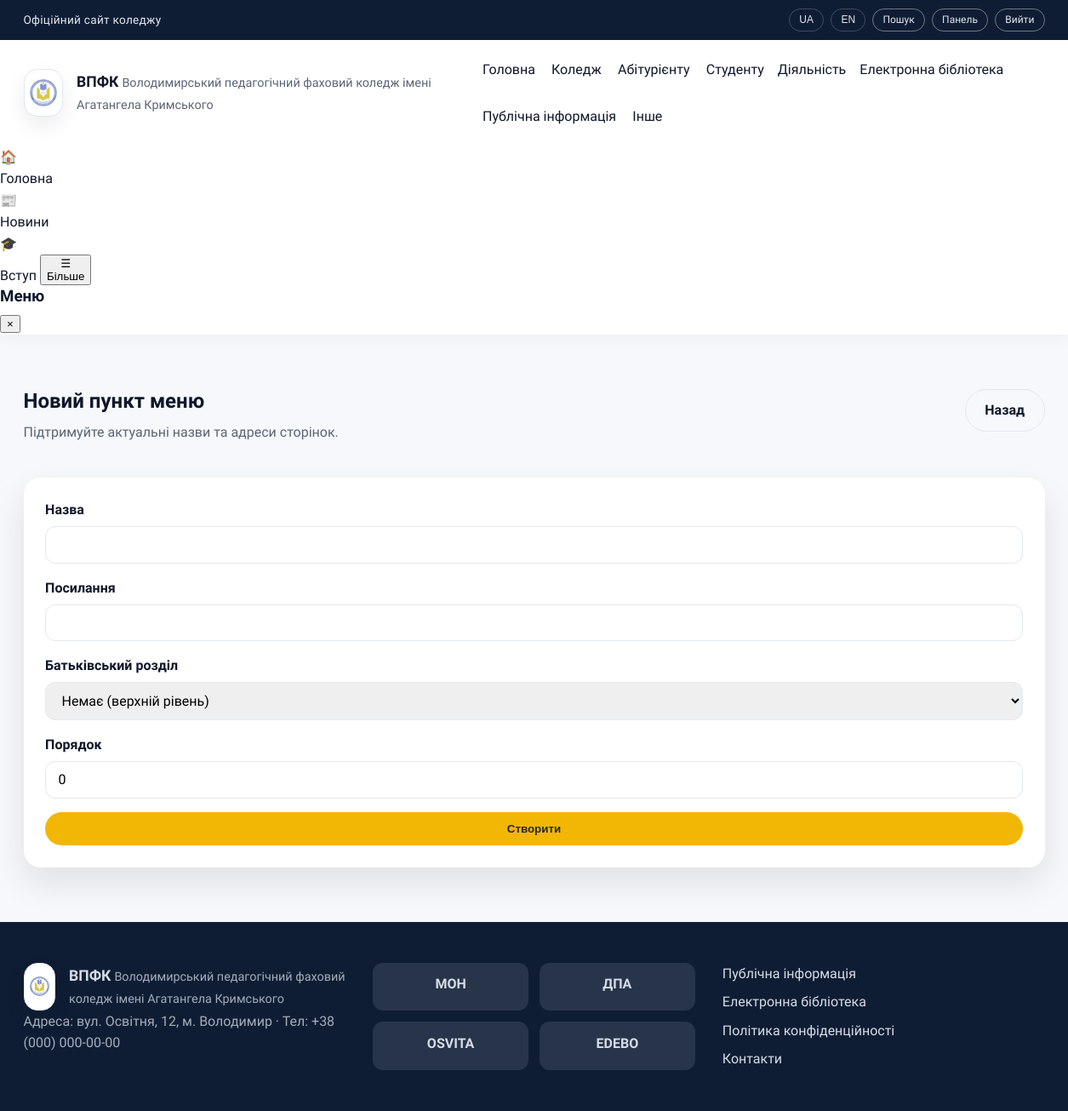
Screenshot of /admin/menu/new (signed in) with the database file from the repository.
### tables this page shows
CREATE TABLE menu_items (
          id INTEGER PRIMARY KEY AUTOINCREMENT,
          parent_id INTEGER,
          title TEXT NOT NULL,
          url TEXT NOT NULL,
          sort_order INTEGER NOT NULL DEFAULT 0,
          FOREIGN KEY(parent_id) REFERENCES menu_items(id)
        );

### app.py (the view, shortened to what this page needs)
@app.route("/admin/menu/new", methods=["GET", "POST"])
@role_required("owner", "admin", "editor")
def admin_menu_new():
    parents = get_menu_flat()
    return render_template("admin/menu_form.html", item=None, parents=parents, active_title="")

### app.py (called while the page is built)
def get_db() -> sqlite3.Connection:
    if "db" not in g:
        conn = sqlite3.connect(DB_PATH)
        conn.row_factory = sqlite3.Row
        g.db = conn
    return g.db

def query_db(query: str, args: tuple = (), one: bool = False):
    db = get_db()
    cursor = db.execute(query, args)
    rows = cursor.fetchall()
    cursor.close()
    if one:
        return rows[0] if rows else None
    return rows

def build_menu_tree(rows: List[sqlite3.Row]) -> List[dict]:
    items: Dict[int, dict] = {}
    roots: List[dict] = []
    for row in rows:
        items[row["id"]] = {
            "id": row["id"],
            "parent_id": row["parent_id"],
            "title": row["title"],
            "url": row["url"],
            "sort_order": row["sort_order"],
            "children": [],
        }
    for item in items.values():
        parent_id = item["parent_id"]
        if parent_id and parent_id in items:
            items[parent_id]["children"].append(item)
        else:
            roots.append(item)
    def sort_items(nodes: List[dict]) -> List[dict]:
        nodes.sort(key=lambda n: (n["sort_order"], n["title"]))
        for node in nodes:
            node["children"] = sort_items(node["children"])
        return nodes
    return sort_items(roots)

def get_menu_tree() -> List[dict]:
    rows = query_db("SELECT * FROM menu_items ORDER BY sort_order, title")
    return build_menu_tree(rows)

def get_menu_flat() -> List[dict]:
    tree = get_menu_tree()
    flat: List[dict] = []
    def walk(nodes: List[dict], level: int = 0) -> None:
        for node in nodes:
            flat.append({**node, "level": level})
            walk(node["children"], level + 1)
    walk(tree)
    return flat

@app.context_processor
def inject_globals():
    return {
        "menu_items": get_menu_tree(),
        "current_user": g.get("user"),
    }

@app.before_request
def load_user():
    g.user = None
    user_id = session.get("user_id")
    if user_id:
        user = query_db("SELECT * FROM users WHERE id = ?", (user_id,), one=True)
        if user:
            g.user = user

def role_required(*roles):
    def decorator(view):
        @wraps(view)
        def wrapped(*args, **kwargs):
            if g.user is None:
                return redirect(url_for("login"))
            if g.user["role"] not in roles:
                abort(403)
            return view(*args, **kwargs)
        return wrapped
    return decorator

### templates/admin/menu_form.html (shortened to what this page needs)
{% extends "layout.html" %}
{% block content %}
  <section class="section">
    <div class="container admin-shell">
      <div class="admin-header">
        <div>
          <h1>{{ 'Редагувати пункт меню' if item else 'Новий пункт меню' }}</h1>
          <p>Підтримуйте актуальні назви та адреси сторінок.</p>
        </div>
        <a class="btn outline" href="{{ url_for('admin_menu') }}">Назад</a>
      </div>
      <div class="admin-card">
        <form method="post" class="form-grid">
          <label class="form-field">
            Назва
            <input class="input" name="title" type="text" value="{{ item.title if item else '' }}" required />
          </label>
          <label class="form-field">
            Посилання
            <input class="input" name="url" type="text" value="{{ item.url if item else '' }}" />
          </label>
          <label class="form-field">
            Батьківський розділ
            <select class="select" name="parent_id">
              <option value="">Немає (верхній рівень)</option>
            </select>
          </label>
          <label class="form-field">
            Порядок
            <input
              class="input"
              name="sort_order"
              type="number"
              value="{{ item.sort_order if item else 0 }}"
            />
          </label>
          <button class="btn primary" type="submit">{{ 'Зберегти' if item else 'Створити' }}</button>
        </form>
      </div>
    </div>
  </section>
{% endblock %}

### templates/_menu.html (shortened to what this page needs)
{% macro render_menu(items, active_title=None, level=0) %}
  {% for item in items %}
    {% set active_class = "nav-highlight" if item.title == active_title else "" %}
    {% if item.children %}
      <div class="nav-item has-submenu submenu-level-{{ level }}">
        <span class="nav-title {{ active_class }}">{{ item.title }}</span>
      </div>
    {% else %}
      <a href="{{ item.url or '#' }}" class="{{ active_class }}">{{ item.title }}</a>
    {% endif %}
  {% endfor %}
{% endmacro %}

### static/css/styles.css (style rules this page uses)
:root { color-scheme: light; --bg: #f6f8fb; --surface: #ffffff; --surface-2: #eef2f8; --text: #0f172a; --muted: #5b6475; --primary: #0b4f9a; --primary-700: #083b73; --secondary: #0e7c66; --accent: #f2b705; --border: #e2e8f0; --shadow: 0 18px 40px rgba(15, 23, 42, 0.1); --radius-lg: 20px; --radius-md: 14px; --radius-sm: 10px; --container: 1200px; }
*, *::before, *::after { box-sizing: border-box; }
body { margin: 0; font-family: "Source Sans 3", "Inter", "Roboto", "Segoe UI", sans-serif; font-size: 16px; line-height: 1.6; color: var(--text); background: var(--bg); }
a { color: inherit; text-decoration: none; }
h1, h2, h3 { margin: 0 0 0.4em; line-height: 1.2; }
p { margin: 0 0 1rem; color: var(--muted); }
.container { width: min(100% - 2.5rem, var(--container)); margin: 0 auto; }
.section { padding: 4rem 0; }
.site-nav a { padding: 0.4rem 0.2rem; color: var(--text); position: relative; }
.site-nav a::after { content: ""; position: absolute; left: 0; bottom: -0.2rem; width: 0%; height: 2px; background: var(--primary); transition: width 0.3s ease; }
.nav-item { position: relative; display: inline-flex; align-items: center; gap: 0.35rem; }
.nav-title { display: inline-block; cursor: default; user-select: none; }
.btn { display: inline-flex; align-items: center; justify-content: center; padding: 0.7rem 1.4rem; border-radius: 999px; border: 1px solid transparent; font-weight: 600; cursor: pointer; transition: transform 0.2s ease, box-shadow 0.2s ease; }
.btn.primary { background: var(--accent); color: #1f2937; }
.btn.outline { background: transparent; border-color: var(--border); color: var(--text); }
.admin-shell { display: grid; gap: 1.5rem; }
.admin-header { display: flex; flex-wrap: wrap; align-items: flex-start; justify-content: space-between; gap: 1rem; }
.admin-card { background: var(--surface); padding: 1.6rem; border-radius: var(--radius-lg); box-shadow: var(--shadow); }
.form-grid { display: grid; gap: 1rem; }
.form-field { display: grid; gap: 0.4rem; font-weight: 600; }
.input, .textarea, .select { width: 100%; border-radius: 12px; border: 1px solid var(--border); padding: 0.7rem 0.9rem; font-size: 1rem; font-family: inherit; }

### rows the page displays
menu_items: title "Головна"
menu_items: title "Коледж"
menu_items: title "Абітурієнту"
menu_items: title "Студенту"
menu_items: title "Діяльність"
menu_items: title "Електронна бібліотека"
menu_items: title "Публічна інформація"
menu_items: title "Інше"

### other values shown
{{ 'Редагувати пункт меню' if item else 'Новий пункт меню' }} "Новий пункт меню"
{{ 'Зберегти' if item else 'Створити' }} "Створити"
